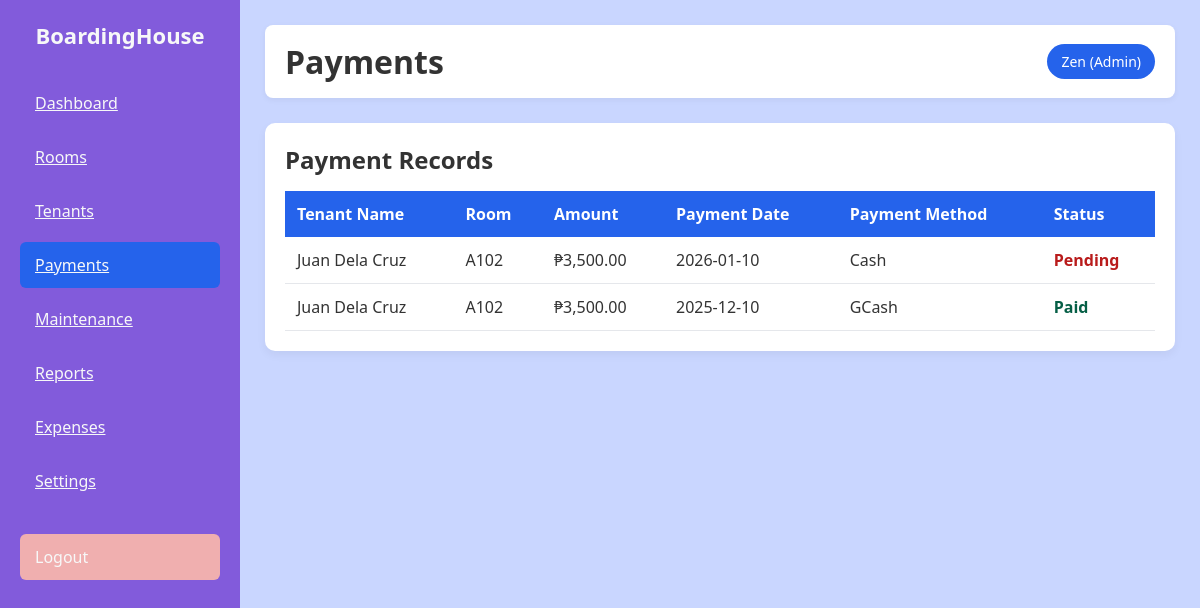
Page /boarding/bording/payment.php (signed in) on the committed database.
### tables this page shows
CREATE TABLE `payments` (
  `payment_id` int(11) NOT NULL,
  `tenant_id` int(11) NOT NULL,
  `amount` decimal(10,2) NOT NULL,
  `payment_date` date NOT NULL,
  `payment_method` enum('Cash','GCash','Bank Transfer') DEFAULT NULL,
  `remarks` varchar(255) DEFAULT NULL
);

CREATE TABLE `tenants` (
  `tenant_id` int(11) NOT NULL,
  `full_name` varchar(100) NOT NULL,
  `contact_number` varchar(20) DEFAULT NULL,
  `email` varchar(100) DEFAULT NULL,
  `address` text DEFAULT NULL,
  `room_id` int(11) DEFAULT NULL,
  `move_in_date` date DEFAULT NULL,
  `status` enum('Active','Inactive') DEFAULT 'Active'
);

CREATE TABLE `rooms` (
  `room_id` int(11) NOT NULL,
  `room_number` varchar(20) NOT NULL,
  `room_type` varchar(50) DEFAULT NULL,
  `capacity` int(11) NOT NULL,
  `monthly_rent` decimal(10,2) NOT NULL,
  `status` enum('Available','Occupied','Maintenance') DEFAULT 'Available'
);

### boarding/bording/payment.php (the view, shortened to what this page needs)
<?php
include "db.php";
$payments_query = $conn->query("
    SELECT
        p.payment_id,
        t.full_name as tenant_name,
        r.room_number,
        p.amount,
        p.payment_date,
        p.payment_method,
        p.remarks,
        CASE
            WHEN p.remarks LIKE '%paid%' OR p.remarks LIKE '%completed%' THEN 'Paid'
            WHEN p.remarks LIKE '%pending%' OR p.remarks IS NULL THEN 'Pending'
            ELSE 'Pending'
        END as status
    FROM payments p
    LEFT JOIN tenants t ON p.tenant_id = t.tenant_id
    LEFT JOIN rooms r ON t.room_id = r.room_id
    ORDER BY p.payment_date DESC, p.payment_id DESC
");
?>
<!DOCTYPE html>
<html lang="en">
<head>
    <link rel="stylesheet" href="dash.css">
</head>
<body>
<div class="container">
    <aside class="sidebar">
        <h2 class="logo">BoardingHouse</h2>
        <ul class="menu">
            <li><a href="dash.php">Dashboard</a></li>
            <li><a href="room.php">Rooms</a></li>
            <li><a href="tenant.php">Tenants</a></li>
            <li class="active"><a href="payment.php">Payments</a></li>
            <li><a href="mainten.php">Maintenance</a></li>
            <li><a href="reports.php">Reports</a></li>
            <li><a href="expenses.php">Expenses</a></li>
            <li><a href="settings.php">Settings</a></li>
            <li class="logout"><a href="logout.php" style="color: inherit; text-decoration: none;">Logout</a></li>
        </ul>
    </aside>
    <main class="main">
        <header class="topbar">
            <h1>Payments</h1>
            <div class="profile">
                <?php echo htmlspecialchars($_SESSION['full_name'] ?? 'Admin'); ?>
                (<?php echo htmlspecialchars($_SESSION['role'] ?? 'Admin'); ?>)
            </div>
        </header>
        <section class="table-section">
            <h2>Payment Records</h2>
            <table>
                <thead>
                    <tr>
                        <th>Tenant Name</th>
                        <th>Room</th>
                        <th>Amount</th>
                        <th>Payment Date</th>
                        <th>Payment Method</th>
                        <th>Status</th>
                    </tr>
                </thead>
                <tbody>
                    <?php if ($payments_query->num_rows > 0): ?>
                        <?php while ($payment = $payments_query->fetch_assoc()): ?>
                        <tr>
                            <td><?php echo htmlspecialchars($payment['tenant_name'] ?? 'N/A'); ?></td>
                            <td><?php echo htmlspecialchars($payment['room_number'] ?? 'N/A'); ?></td>
                            <td>₱<?php echo number_format($payment['amount'], 2); ?></td>
                            <td><?php echo $payment['payment_date'] ? date('Y-m-d', strtotime($payment['payment_date'])) : 'N/A'; ?></td>
                            <td><?php echo htmlspecialchars($payment['payment_method'] ?? 'N/A'); ?></td>
                            <td class="<?php echo strtolower($payment['status']); ?>">
                                <?php echo $payment['status']; ?>
                            </td>
                        </tr>
                        <?php endwhile; ?>
                    <?php else: ?>
                        <tr>
                            <td colspan="6" style="text-align: center;">No payment records found</td>
                        </tr>
                    <?php endif; ?>
                </tbody>
            </table>
        </section>
    </main>
</div>
</body>
</html>

### boarding/bording/dash.css (style rules this page uses)
* { margin: 0; padding: 0; box-sizing: border-box; font-family: 'Segoe UI', Tahoma, Geneva, Verdana, sans-serif; }
body { background-color: #c9d6ff; color: #333; }
.container { display: flex; min-height: 100vh; }
.sidebar { width: 240px; background-color: #825bdb; color: #f7f8f8; padding: 20px; }
.logo { text-align: center; font-size: 22px; margin-bottom: 30px; font-weight: bold; }
.menu { list-style: none; }
.menu li { padding: 12px 15px; margin-bottom: 8px; border-radius: 6px; cursor: pointer; transition: background 0.3s; }
.menu .active { background-color: #2563eb; }
.menu .logout { margin-top: 30px; background-color: #f0afaf; }
.main { flex: 1; padding: 25px; }
.menu a { color:#f7f8f8; }
.topbar { display: flex; justify-content: space-between; align-items: center; background: #fff; padding: 15px 20px; border-radius: 8px; margin-bottom: 25px; box-shadow: 0 2px 6px rgba(0,0,0,0.05); }
.profile { background-color: #2563eb; color: #fff; padding: 8px 14px; border-radius: 20px; font-size: 14px; }
.table-section { background: #fff; padding: 20px; border-radius: 10px; box-shadow: 0 4px 10px rgba(0,0,0,0.05); }
.table-section h2 { margin-bottom: 15px; }
table { width: 100%; border-collapse: collapse; }
table thead { background-color: #2563eb; color: #fff; }
table th, table td { padding: 12px; text-align: left; }
table tbody tr { border-bottom: 1px solid #e5e7eb; }
.paid { color: #065f46; font-weight: bold; }
.pending { color: #92400e; font-weight: bold; }

### boarding/bording/payment.php (style rules this page uses)
.paid { color: #065f46; font-weight: bold; }
.pending { color: #b91c1c; font-weight: bold; }

### rows in the picture
payments: tenant.full_name "Juan Dela Cruz", rooms.room_number "A102", amount "3,500.00", payment_date "2026-01-10", payment_method "Cash", status "Pending"
payments: tenant.full_name "Juan Dela Cruz", rooms.room_number "A102", amount "3,500.00", payment_date "2025-12-10", payment_method "GCash", status "Paid"

### other values in the picture
$_SESSION['full_name'] "Zen"
$_SESSION['role'] "Admin"
